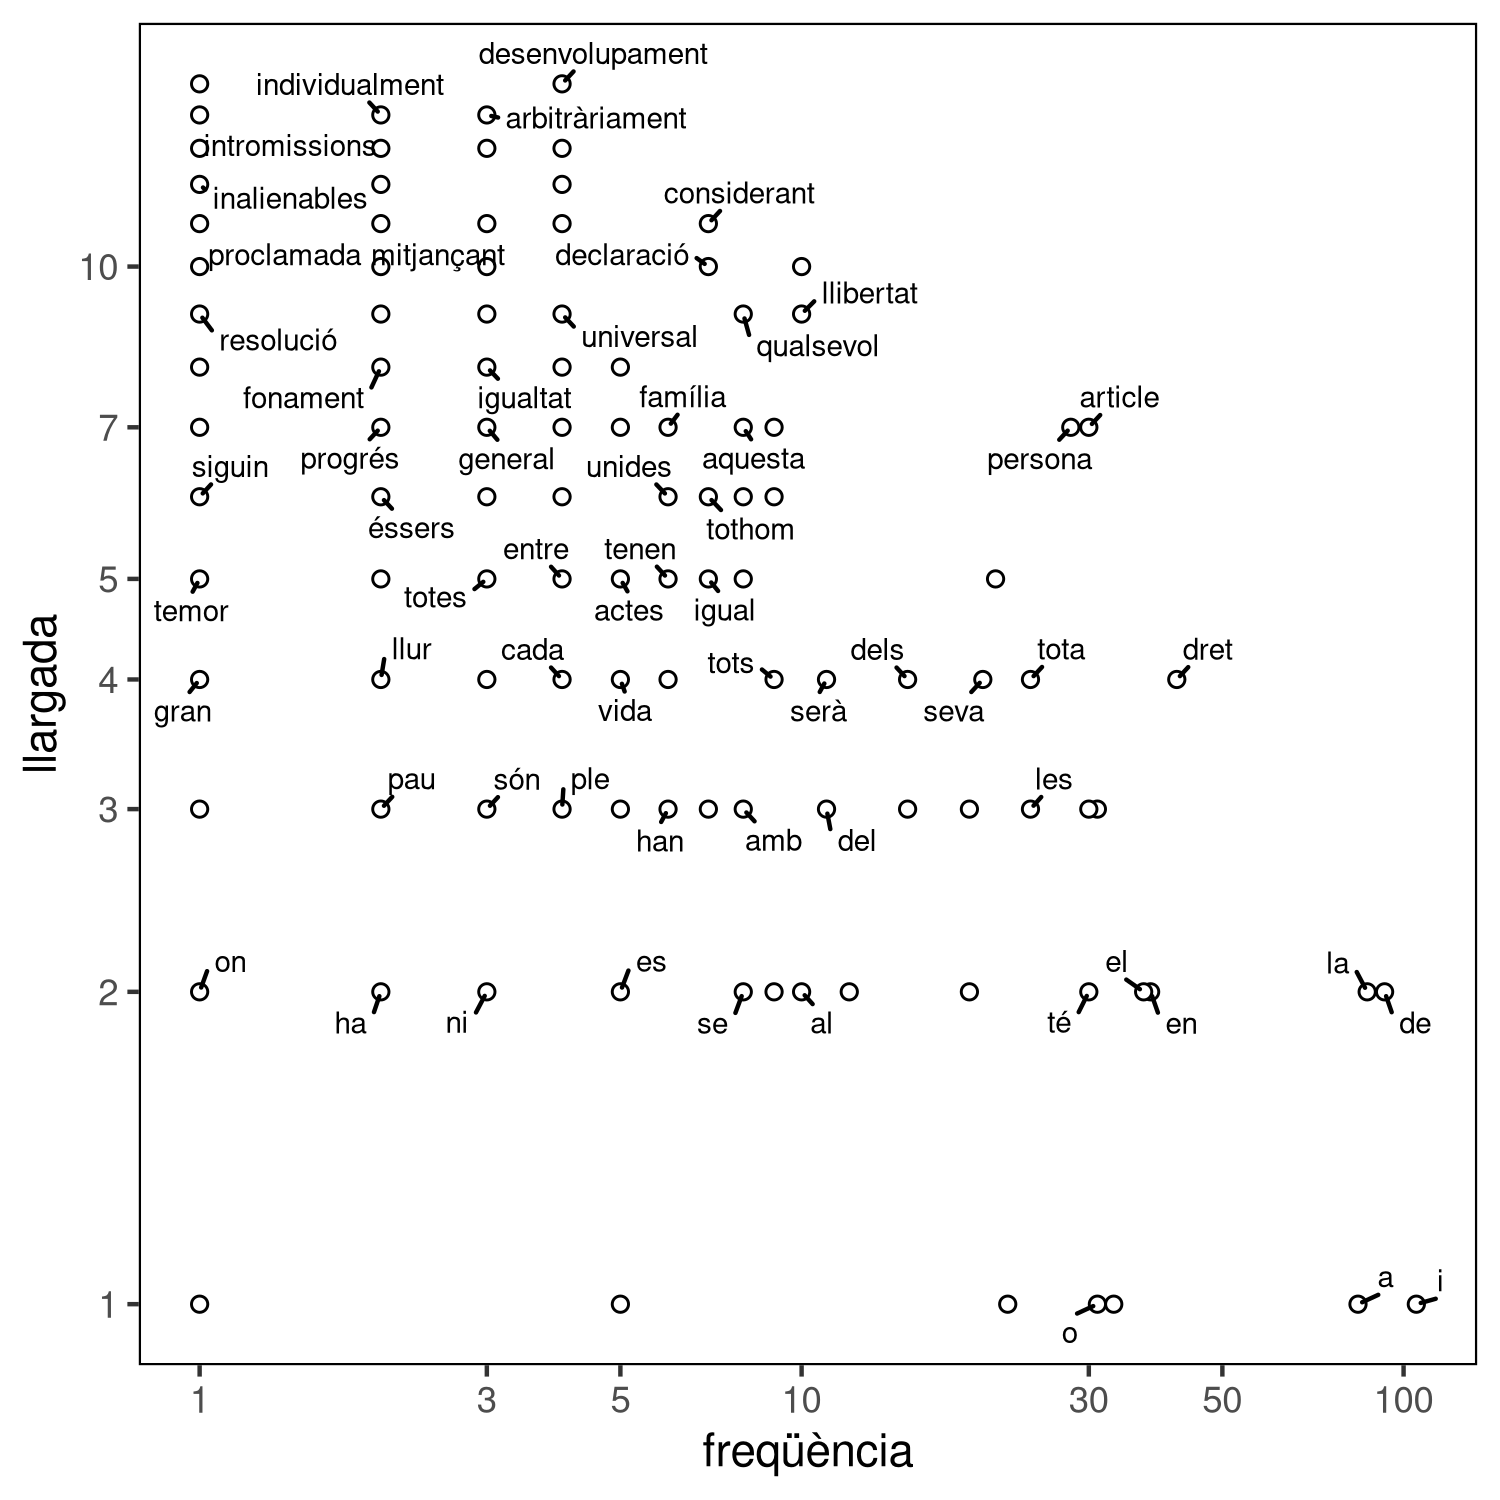

The script that drew this image:
source("../util.R")
library(ggplot2)
library(dplyr)

usage = paste(
    sep='\n',
    "ús: Rscript length_frequency.R fitxer.csv fitxer.pdf [--paraules]",
    "utilitza la taula de fitxer.csv per crear una figura que desa a fitxer.pdf",
    "genera ona gràfica en escala logarítmica en ambdos eixos de freqüència contra longitud",
    "amb la opció --paraules algunes de les paraules es mostren a la gràfica (requereix el paquet ggrepel)"
)

args <- commandArgs(trailingOnly = TRUE)
if (length(args) < 2) {
    stop(usage)
} else {
    table <- read.csv(args[1])
    pdffile <- args[2]

    rest <- tail(args, -2)
    words <- "--paraules" %in% rest
    if (words != length(rest)) {
        stop(usage)
    }
}

set.seed(2)
table["length"] = nchar(table[,"word"])
table <- distinct(table, length, freq, .keep_all = TRUE)
ignore_words = sample(
    table[,"word"],
    prob = table[,"length"]**(9/16),
    size = nrow(table)*(6/16)
)
ignore_words <- c(ignore_words, "iii", "n", "s", "d", "l", "contra")
table[table[,"word"] %in% ignore_words,"word"] = ""

plot <- ggplot(table, aes(freq, length, label=word)) +
    geom_point(aes(shape="circle", fill="solid")) +
    xlab("freqüència") +
    ylab("llargada") +
    scale_y_log10(n.breaks=9) +
    scale_x_log10(n.breaks=9)
plot <- my_transparent_theme(plot)

if (words) {
    library(ggrepel)
    
    plot <- plot +
        geom_text_repel(
            min.segment.length = 0,
            max.overlaps = Inf,
            size = 2.5
        )
}

save_figure(plot, pdffile)
